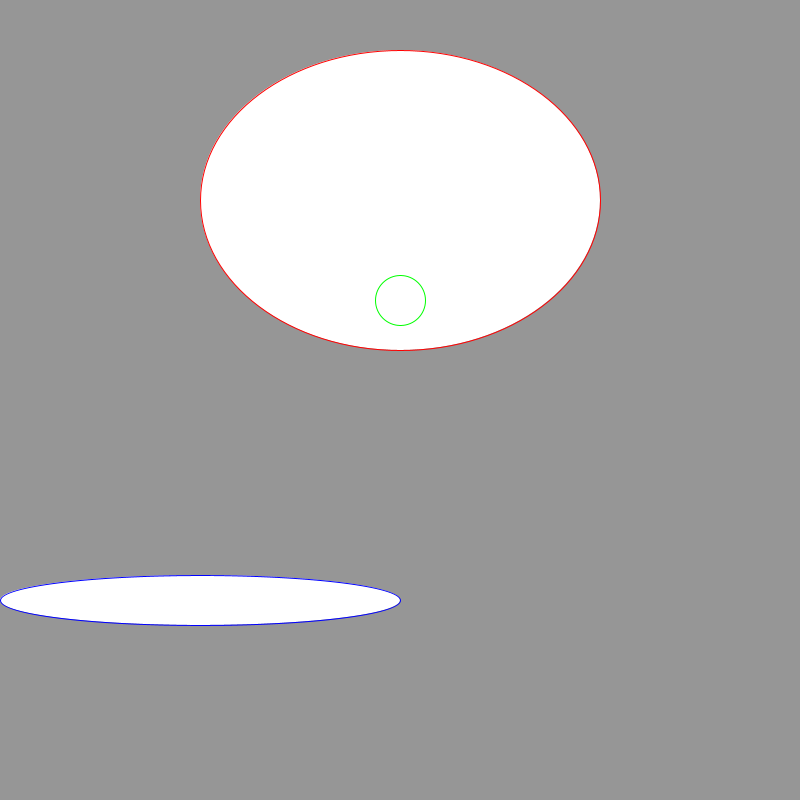
Frame 1 (no input)
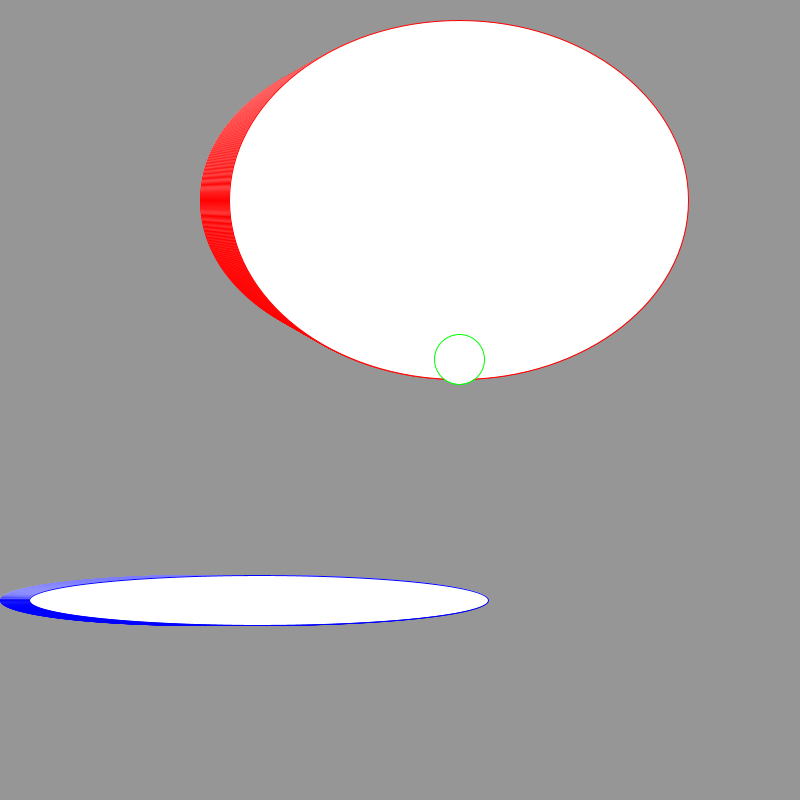
Frame 60 (the mouse pressed at the canvas centre just before this capture)
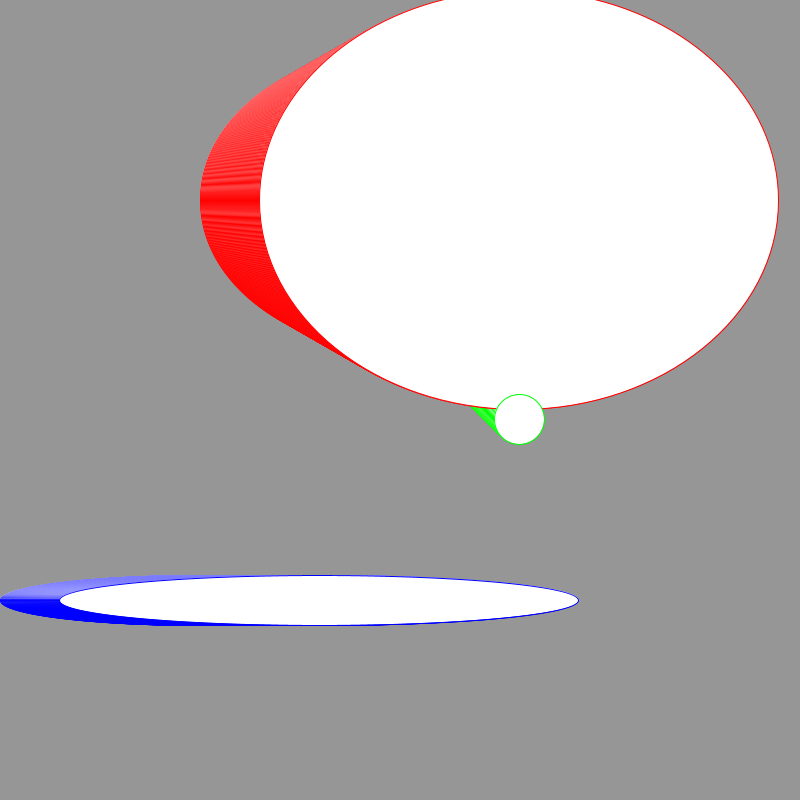
Frame 120 (the mouse held since frame 60 and released just before this capture)

The Processing sketch that drew these frames (run headless with seeded random() and noise(); from frame 60 on, the mouse is pressed at the canvas centre):

// Processing sketch: Fig_3_4
// ── Fig_3_4.pde
int x1 = 400;
int x2 = 300;
int x3 = 200;
int grow1 = 1;
int grow2 = 1;
int grow3 = 1;
void setup()
{
  background(150); //Not redrawing the background after every loop
  size(800,800);
  smooth();
}

void draw()
{
  
  fill(255,255,255);
  stroke(255,0,0);
  ellipse(x1,200,x1,x2);
  stroke(0,255,0);
  ellipse(x1,x2,50,50);
  stroke(0,0,255);
  ellipse(x3,600,x1,50);

   x1 = x1+grow1; //assigning x 
   x2 = x2+grow2; //assigning x 
   x3 = x3+grow3; //assigning x 
     if(x1 >= width-25 || x1 <= 25)
  {
    grow1 = grow1*-1; 
  }
  if(x2 >= width-25 || x2 <= 25)
  {
    grow2 = grow2*-1; 
  }
  if(x3 >= width-25 || x3 <= 25)
  {
    grow3 = grow3*-1; 
  }

}
